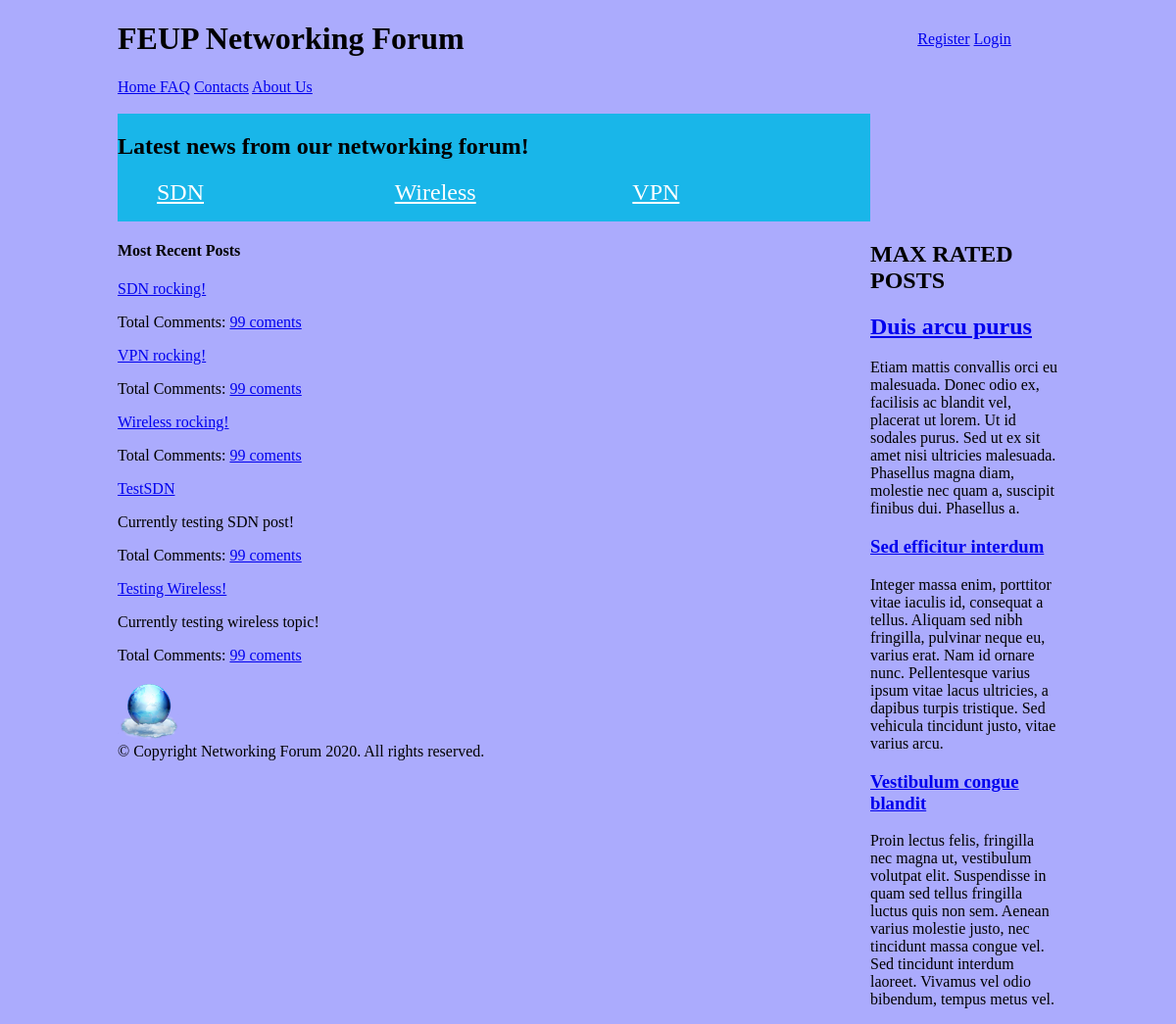
Page /php/initialpage.php on the committed database.
### tables this page shows
CREATE TABLE forumpost (
    postid integer PRIMARY KEY AUTOINCREMENT,
    posttitle text NOT NULL,
    content text CHECK(LENGTH(content)>= 0 AND LENGTH(content)<20000),
    username text REFERENCES user, 
    topic text REFERENCES topic, 
    postrate integer CHECK(postrate>=0 AND postrate <=5)
   -- forumpostcollection_id integer REFERENCES collection
    );

### php/initialpage.php (called while the page is built, shortened)
<?php
  require_once("../database/init.php");
  require_once("../database/posts.php");
  include_once("../templates/homepage_section/header_pagina_inicial_tpl.php");
  include_once("../templates/homepage_section/topics_tpl.php");
  $stories = getAllPosts();
  include_once("../templates/homepage_section/max_rated_tpl.php");
  include_once("../templates/homepage_section/most_recent_posts_tpl.php");
  include_once("../templates/static_sections/footer_tpl.php");
?>

### database/posts.php (called while the page is built, shortened)
<?php
function getAllPosts()
{
  global $dbh;
  $stmt = $dbh->prepare('SELECT * FROM forumpost');
  $stmt->execute();
  return $stmt->fetchAll();
}

### templates/homepage_section/most_recent_posts_tpl.php (the view)
<section id="posts">
  <article>
  <aside id="related">
   <h1> Most Recent Posts</h1>
   <?php foreach ($stories as $story) { ?>
   <article>
    <a href="../php/post.php?postid=<?php echo $story['postid'] ?>"><?php echo $story['posttitle'] ?></a>
    <p><?php echo $story['content'] ?></p>
    <p>Total Comments: <a href="../php/post.php?postitle=<?php echo $story['posttitle'] ?>&postid=<?php echo $story['postid']?>"> <?php print_r("99 coments") ?></a>
   </article>
  </aside>
<?php  } ?>

### templates/homepage_section/header_pagina_inicial_tpl.php (shortened to what this page needs)
<!DOCTYPE html>
<html lang="en">
<head>
    <link href="../css/initialpage.css" rel="stylesheet">
</head>
<body>
    <header>
        <h1> FEUP Networking Forum </h1>
        <div id="signup">
            <a href="register.php">Register</a>
            <?php if (!isset($_SESSION["username"])) { ?>
            <a href="login.php">Login</a>
            <?php } ?>
        </div>
        <div id="otherpages">
            <a href="initialpage.php"> Home </a>
            <a href="../php/FAQ.php">FAQ</a>
            <a href="../php/contacts.php">Contacts</a>
            <a href="../php/aboutUs.html">About Us</a> <br> <br>
        </div>
</head>
<body>

### templates/homepage_section/topics_tpl.php
<nav id="topics">
            <h2> Latest news from our networking forum!  </h2>
        <ul>
            <li><a href="../php/list_by_topic.php?topic=SDN">SDN</a></li>
            <li><a href="../php/list_by_topic.php?topic=Wireless">Wireless</a></li>
            <li><a href="../php/list_by_topic.php?topic=VPN">VPN</a></li>
        </ul>
</nav>

### templates/homepage_section/max_rated_tpl.php
<aside id="related">
        <h1> MAX RATED POSTS</h1>
        <article>
          <h2><a href="#">Duis arcu purus</a></h1>
          <p>Etiam mattis convallis orci eu malesuada. Donec odio ex, facilisis ac blandit vel, placerat ut lorem. Ut id sodales purus. Sed ut ex sit amet nisi ultricies malesuada. Phasellus magna diam, molestie nec quam a, suscipit finibus dui. Phasellus a.</p>
        </article>
        <article>
          <h1><a href="#">Sed efficitur interdum</a></h1>
          <p>Integer massa enim, porttitor vitae iaculis id, consequat a tellus. Aliquam sed nibh fringilla, pulvinar neque eu, varius erat. Nam id ornare nunc. Pellentesque varius ipsum vitae lacus ultricies, a dapibus turpis tristique. Sed vehicula tincidunt justo, vitae varius arcu.</p>
        </article>
        <article>
          <h1><a href="#">Vestibulum congue blandit</a></h1>
          <p>Proin lectus felis, fringilla nec magna ut, vestibulum volutpat elit. Suspendisse in quam sed tellus fringilla luctus quis non sem. Aenean varius molestie justo, nec tincidunt massa congue vel. Sed tincidunt interdum laoreet. Vivamus vel odio bibendum, tempus metus vel.</p>
        </article>
</aside>

### templates/static_sections/footer_tpl.php
<footer>
    <div class="container" id="footer-bottom">
    <img id="footer-logo" src="../images/Heaven-Networking-icon.png" style="vertical-align:middle;">
    <div id="copyright">
        © Copyright Networking Forum 2020. All rights reserved.
    </div>
    </div>
</footer>
</body>
</html>

### css/initialpage.css (style rules this page uses)
body { background-color: #ababfd; margin: 0 auto; width: 60em; display: grid; grid-template-columns: [start] 4fr [middle] 1fr [end]; grid-template-rows: [start] auto [topics] auto [posts] 1fr [footer] auto [end]; }
body > header h1 { font-family: garamond; }
body > header { grid-column: start / end; }
#topics { background-color: #19B6E9; grid-column: start; }
aside { grid-column: middle; grid-row: topics/end; }
#posts { grid-column: start; }
body > header { display: grid; grid-template-columns: [start] 4fr [middle] 1fr [end]; grid-template-rows: auto auto; }
body > header h1 { grid-column: 1; grid-row: 1; }
body > header #signup { grid-column: 2; grid-row: 1; justify-self: center; align-self: center; }
#topics ul { display: flex; flex-direction: row; }
#topics li { display: block; flex: 1; color: white; }
#topics li a { color: white; font-family: Georgia, 'Times New Roman', Times, serif; font-size: x-large; }
footer { bottom:100; width:100%; height:60px; }

### rows in the picture
forumpost: posttitle "SDN rocking!", value "99 coments"
forumpost: posttitle "VPN rocking!", value "99 coments"
forumpost: posttitle "Wireless rocking!", value "99 coments"
forumpost: posttitle "TestSDN", content "Currently testing SDN post!", value "99 coments"
forumpost: posttitle "Testing Wireless!", content "Currently testing wireless topic!", value "99 coments"
